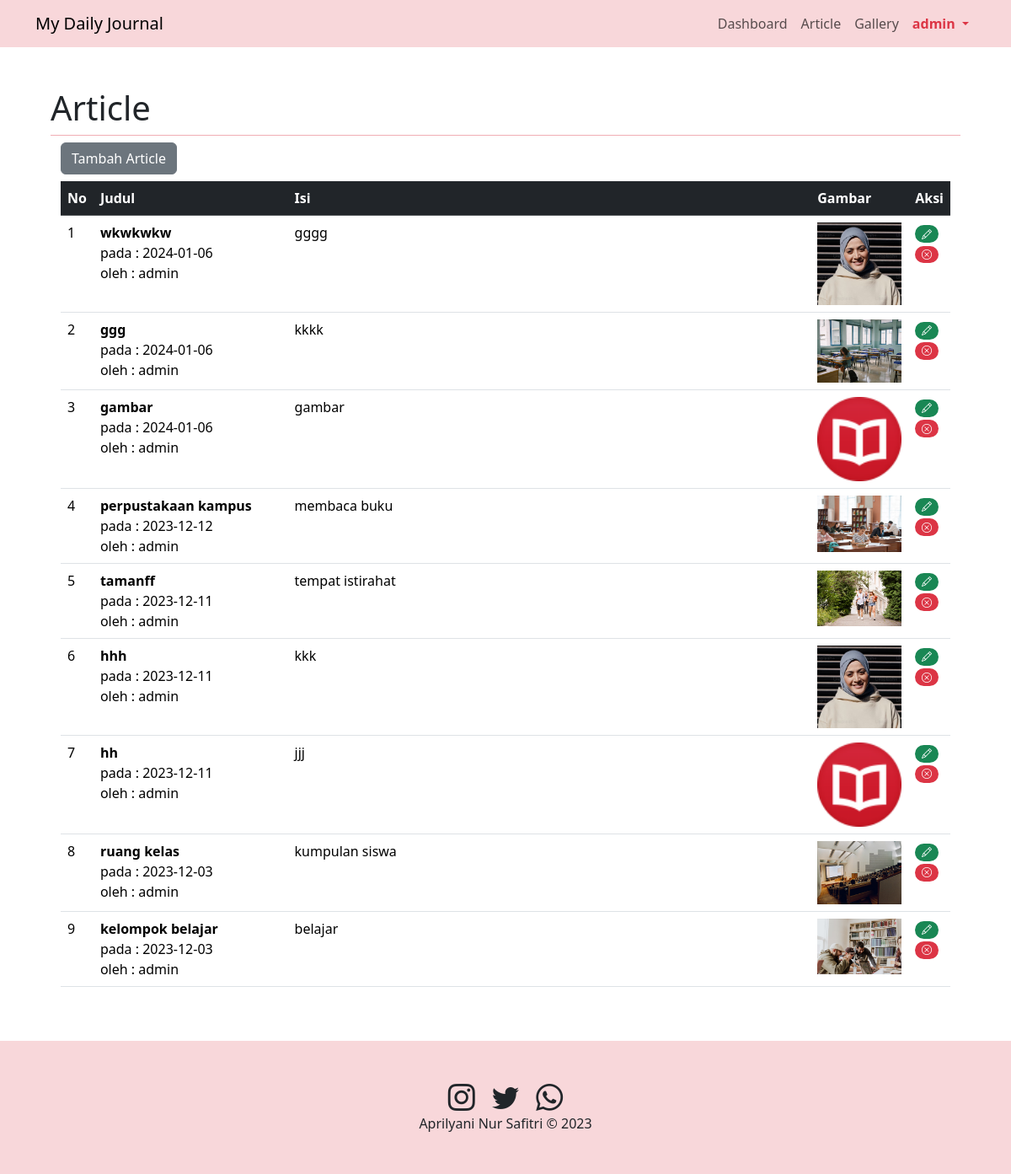
Screenshot of /admin.php?page=article (signed in) with the database file from the repository.
### tables this page shows
CREATE TABLE `article` (
  `id` int(11) NOT NULL,
  `judul` text DEFAULT NULL,
  `isi` text DEFAULT NULL,
  `gambar` text DEFAULT NULL,
  `tanggal` date DEFAULT NULL,
  `username` varchar(50) DEFAULT NULL
);

### article.php (the view, shortened to what this page needs)
<div class="container">
    <button type="button" class="btn btn-secondary mb-2" data-bs-toggle="modal" data-bs-target="#modalTambah">
    Tambah Article
  </button>
    <div class="row">
        <div class="table-responsive" id="article_data">
            <table class="table table-hover">
                <thead class="table-dark">
                    <tr>
                        <th>No</th>
                        <th class="w-25">Judul</th>
                        <th class="w-75">Isi</th>
                        <th class="w-25">Gambar</th>
                        <th class="w-25">Aksi</th>
                    </tr>
                </thead>
                <tbody>
                    <?php
                    $sql = "SELECT * FROM article ORDER BY tanggal DESC";
                    $hasil = $conn->query($sql);
                    $no = 1;
                    while ($row = $hasil->fetch_assoc()) {
                    ?>
                        <tr>
                            <td><?= $no++ ?></td>
                            <td>
                                <strong><?= $row["judul"] ?></strong>
                                <br>pada : <?= $row["tanggal"] ?>
                                <br>oleh : <?= $row["username"] ?>
                            </td>
                            <td><?= $row["isi"] ?></td>
                            <td>
                                <?php
                                if ($row["gambar"] != '') {
                                    if (file_exists('img/' . $row["gambar"] . '')) {
                                ?>
                                        <img src="img/<?= $row["gambar"] ?>" width="100">
                                <?php
                                    }
                                }
                                ?>
                            </td>
                            <td>
                                <a href="#" title="edit" class="badge rounded-pill text-bg-success" data-bs-toggle="modal" data-bs-target="#modalEdit<?= $row["id"] ?>"><i class="bi bi-pencil"></i></a>
                                <a href="#" title="delete" class="badge rounded-pill text-bg-danger" data-bs-toggle="modal" data-bs-target="#modalHapus<?= $row["id"] ?>"><i class="bi bi-x-circle"></i></a>
                            </td>
                        </tr>
                    <?php
                    }
                    ?>
                </tbody>
            </table>
        </div>
    </div>
</div>

### admin.php (shortened to what this page needs)
<?php
if (isset($_SESSION['username'])) {
    ?>
    <!DOCTYPE html>
    <html lang="en">
    <head>
        <link
        rel="stylesheet"
        href="https://cdn.jsdelivr.net/npm/bootstrap-icons@1.11.1/font/bootstrap-icons.css"
        />
        <link
        href="https://cdn.jsdelivr.net/npm/bootstrap@5.3.2/dist/css/bootstrap.min.css"
        rel="stylesheet"
        />
    </head>
    <body>
        <nav class="navbar navbar-expand-sm bg-body-tertiary sticky-top bg-danger-subtle">
        <div class="container">
            <a class="navbar-brand" href="">My Daily Journal</a>
            <div class="collapse navbar-collapse" id="navbarSupportedContent">
            <ul class="navbar-nav ms-auto mb-2 mb-lg-0 text-dark">
                <li class="nav-item">
                    <a class="nav-link" href="admin.php?page=dashboard">Dashboard</a>
                </li>
                <li class="nav-item">
                    <a class="nav-link" href="admin.php?page=article">Article</a>
                </li>
                <li class="nav-item">
                    <a class="nav-link" href="admin.php?page=gallery">Gallery</a>
                </li>
                <li class="nav-item dropdown">
                    <a class="nav-link dropdown-toggle text-danger fw-bold" href="#" role="button" data-bs-toggle="dropdown" aria-expanded="false">
                        <?= $_SESSION['username']?>
                    </a>
                </li>
            </ul>
            </div>
        </div>
        </nav>
        <section id="content" class="p-5">
            <div class="container">
                <?php
                if(isset($_GET['page'])){
                ?>
                    <h4 class="lead display-6 pb-2 border-bottom border-danger-subtle"><?= ucfirst($_GET['page'])?></h4>
                    <?php
                    include($_GET['page'].".php");
                }else{
                ?>
                    <h4 class="lead display-6 pb-2 border-bottom border-danger-subtle">Dashboard</h4>
                    <?php
                    include("dashboard.php");
                }
                ?>
            </div>
        </section>
        <footer class="text-center p-5 bg-danger-subtle">
        <div>
            <a href="https://www.instagram.com/udinusofficial"
            ><i class="bi bi-instagram h2 p-2 text-dark"></i
            ></a>
            <a href="https://twitter.com/udinusofficial"
            ><i class="bi bi-twitter h2 p-2 text-dark"></i
            ></a>
            <a href="https://wa.me/+62812685577"
            ><i class="bi bi-whatsapp h2 p-2 text-dark"></i
            ></a>
        </div>
        <div>Aprilyani Nur Safitri &copy; 2023</div>
        </footer>
    </body>
    </html>
    <?php
}else{
    header("location:login.php");
}
?>

### admin.php (style rules this page uses)
#content { min-height: 460px; }

### rows the page displays
article: judul "wkwkwkw", tanggal "2024-01-06", username "admin", isi "gggg", gambar (picture)
article: judul "ggg", tanggal "2024-01-06", username "admin", isi "kkkk", gambar (picture)
article: judul "gambar", tanggal "2024-01-06", username "admin", isi "gambar", gambar (picture)
article: judul "perpustakaan kampus", tanggal "2023-12-12", username "admin", isi "membaca buku", gambar (picture)
article: judul "tamanff", tanggal "2023-12-11", username "admin", isi "tempat istirahat", gambar (picture)
article: judul "hhh", tanggal "2023-12-11", username "admin", isi "kkk", gambar (picture)
article: judul "hh", tanggal "2023-12-11", username "admin", isi "jjj", gambar (picture)
article: judul "ruang kelas", tanggal "2023-12-03", username "admin", isi "kumpulan siswa", gambar (picture)
article: judul "kelompok belajar", tanggal "2023-12-03", username "admin", isi "belajar", gambar (picture)

### other values shown
$_SESSION['username'] "admin"
$_GET['page'] "Article"
